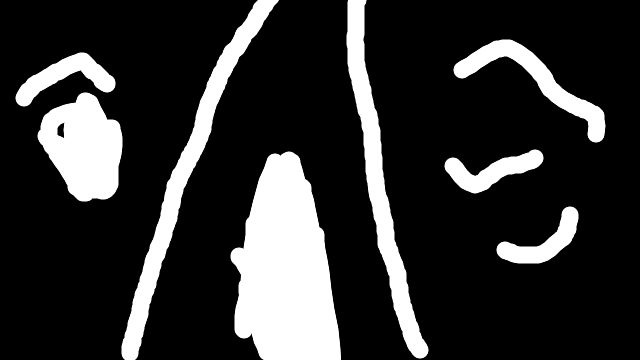
#> input picture platform_1_5/ExperimentModules/LaneTracking/Sample.png, 640 x 360 px
$ python -i laneExtractor.py   (imports and definitions only)
#> lines starting #> are read from the running program, lines starting #| are printed output that depends on the picture; after the words box and inside, x2 and y2 are one past the last pixel; in counts of white or black regions, pixels touching at a corner belong together
#> further down, picture is the input picture: shape (360, 640); min 0, max 255, mean 49.3
import numpy as np
import cv2
import os

# -----------------------------------------------------------
# [Description] Line Detection and Post-Processing Functions
# Get binary masks for left and right lanes, perform morphological thinning, and fit polynomial curves to lane lines.
# returns: left_lane_points, right_lane_points
# ------------------------------------------------------------

# [49 lines left out: function get_separated_masks, not called in this run]

def morphology_thinning(binary_img):
    skeleton = np.zeros(binary_img.shape, np.uint8)
    img = binary_img.copy()
    kernel = cv2.getStructuringElement(cv2.MORPH_CROSS, (3, 3))
    while True:
        eroded = cv2.erode(img, kernel)
        temp = cv2.dilate(eroded, kernel)
        temp = cv2.subtract(img, temp)
        skeleton = cv2.bitwise_or(skeleton, temp)
        img = eroded.copy()
        if cv2.countNonZero(img) == 0: break
#> this loop made 52 passes
#> pass 1, in morphology_thinning, `eroded = cv2.erode(img, kernel)`:
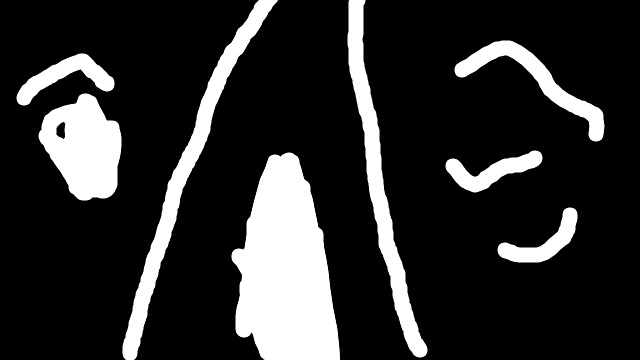
#> eroded: shape (360, 640); min 0, max 255, mean 45.7
#> pass 1, in morphology_thinning, `temp = cv2.subtract(img, temp)`:
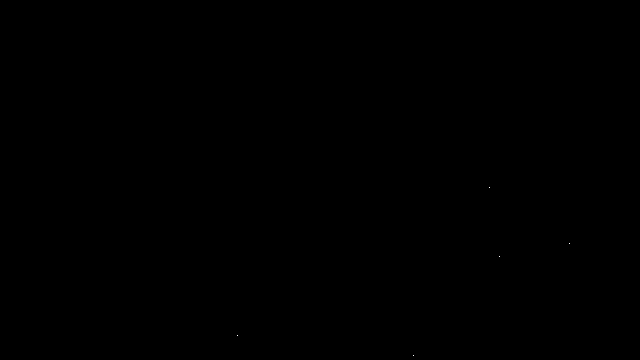
#> temp: shape (360, 640); values 0 (black) and 11 (white), 0% white in thin lines or dots, all inside (x1, y1, x2, y2) = (237, 187, 570, 356)
#> pass 2, in morphology_thinning, `eroded = cv2.erode(img, kernel)`:
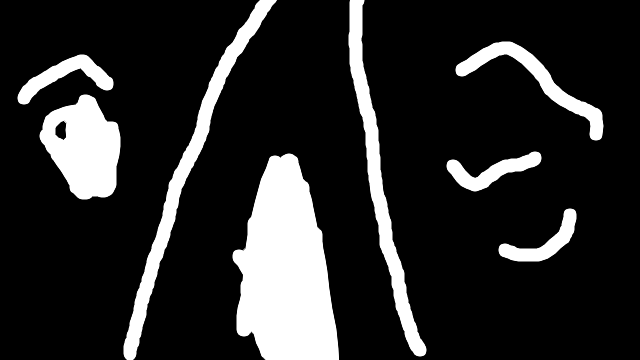
#> eroded: shape (360, 640); min 0, max 255, mean 42.1
#> after the loop: eroded: shape (360, 640); every value is 0
#> after the loop:
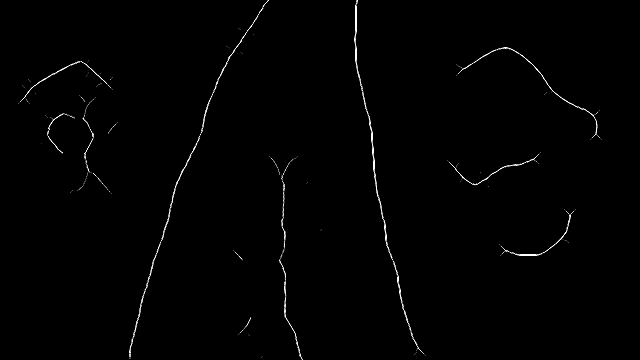
#> skeleton: shape (360, 640); min 0, max 255, mean 2.1
    return skeleton

# [60 lines left out: functions post_process_skeleton, fit_poly, generate_resampled_points, lane_extractor, not called in this run]

>>> import cv2
>>> picture = cv2.imread('../Sample.png', cv2.IMREAD_GRAYSCALE)
>>> result = morphology_thinning(picture)
